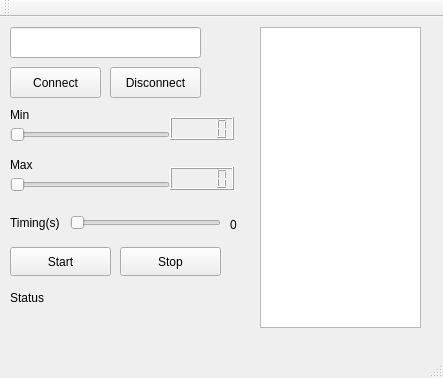
<?xml version="1.0" encoding="UTF-8"?>
<ui version="4.0">
 <class>MainWindow</class>
 <widget class="QMainWindow" name="MainWindow">
  <property name="geometry">
   <rect>
    <x>0</x>
    <y>0</y>
    <width>443</width>
    <height>378</height>
   </rect>
  </property>
  <property name="windowTitle">
   <string>MainWindow</string>
  </property>
  <widget class="QWidget" name="centralWidget">
   <widget class="QPushButton" name="pushButtonStart">
    <property name="geometry">
     <rect>
      <x>10</x>
      <y>230</y>
      <width>101</width>
      <height>29</height>
     </rect>
    </property>
    <property name="text">
     <string>Start</string>
    </property>
   </widget>
   <widget class="QPushButton" name="pushButtonCon">
    <property name="geometry">
     <rect>
      <x>10</x>
      <y>50</y>
      <width>91</width>
      <height>31</height>
     </rect>
    </property>
    <property name="text">
     <string>Connect</string>
    </property>
   </widget>
   <widget class="QPushButton" name="pushButtonDisc">
    <property name="geometry">
     <rect>
      <x>110</x>
      <y>50</y>
      <width>91</width>
      <height>31</height>
     </rect>
    </property>
    <property name="text">
     <string>Disconnect</string>
    </property>
   </widget>
   <widget class="QLineEdit" name="lineSetAddress">
    <property name="geometry">
     <rect>
      <x>10</x>
      <y>10</y>
      <width>191</width>
      <height>31</height>
     </rect>
    </property>
    <property name="text">
     <string/>
    </property>
   </widget>
   <widget class="QSlider" name="horizontalSliderMin">
    <property name="geometry">
     <rect>
      <x>10</x>
      <y>110</y>
      <width>160</width>
      <height>16</height>
     </rect>
    </property>
    <property name="orientation">
     <enum>Qt::Horizontal</enum>
    </property>
   </widget>
   <widget class="QSlider" name="horizontalSliderMax">
    <property name="geometry">
     <rect>
      <x>10</x>
      <y>160</y>
      <width>160</width>
      <height>16</height>
     </rect>
    </property>
    <property name="orientation">
     <enum>Qt::Horizontal</enum>
    </property>
   </widget>
   <widget class="QLabel" name="labelMin">
    <property name="geometry">
     <rect>
      <x>10</x>
      <y>90</y>
      <width>49</width>
      <height>16</height>
     </rect>
    </property>
    <property name="text">
     <string>Min</string>
    </property>
   </widget>
   <widget class="QLabel" name="labelMax">
    <property name="geometry">
     <rect>
      <x>10</x>
      <y>140</y>
      <width>49</width>
      <height>16</height>
     </rect>
    </property>
    <property name="text">
     <string>Max</string>
    </property>
   </widget>
   <widget class="QLCDNumber" name="lcdNumberMin">
    <property name="geometry">
     <rect>
      <x>170</x>
      <y>100</y>
      <width>64</width>
      <height>23</height>
     </rect>
    </property>
   </widget>
   <widget class="QLCDNumber" name="lcdNumberMax">
    <property name="geometry">
     <rect>
      <x>170</x>
      <y>150</y>
      <width>64</width>
      <height>23</height>
     </rect>
    </property>
   </widget>
   <widget class="QLabel" name="labelStatus">
    <property name="geometry">
     <rect>
      <x>10</x>
      <y>270</y>
      <width>101</width>
      <height>21</height>
     </rect>
    </property>
    <property name="text">
     <string>Status</string>
    </property>
   </widget>
   <widget class="QTextEdit" name="textEditShowData">
    <property name="geometry">
     <rect>
      <x>260</x>
      <y>10</y>
      <width>161</width>
      <height>301</height>
     </rect>
    </property>
   </widget>
   <widget class="QSlider" name="horizontalSliderTiming">
    <property name="geometry">
     <rect>
      <x>70</x>
      <y>190</y>
      <width>151</width>
      <height>31</height>
     </rect>
    </property>
    <property name="maximum">
     <number>5</number>
    </property>
    <property name="orientation">
     <enum>Qt::Horizontal</enum>
    </property>
   </widget>
   <widget class="QLabel" name="label">
    <property name="geometry">
     <rect>
      <x>10</x>
      <y>190</y>
      <width>51</width>
      <height>31</height>
     </rect>
    </property>
    <property name="text">
     <string>Timing(s)</string>
    </property>
   </widget>
   <widget class="QLabel" name="label_2">
    <property name="geometry">
     <rect>
      <x>230</x>
      <y>200</y>
      <width>16</width>
      <height>16</height>
     </rect>
    </property>
    <property name="text">
     <string>0</string>
    </property>
   </widget>
   <widget class="QPushButton" name="pushButtonStop">
    <property name="geometry">
     <rect>
      <x>120</x>
      <y>230</y>
      <width>101</width>
      <height>29</height>
     </rect>
    </property>
    <property name="text">
     <string>Stop</string>
    </property>
   </widget>
  </widget>
  <widget class="QMenuBar" name="menuBar">
   <property name="geometry">
    <rect>
     <x>0</x>
     <y>0</y>
     <width>443</width>
     <height>21</height>
    </rect>
   </property>
  </widget>
  <widget class="QToolBar" name="mainToolBar">
   <attribute name="toolBarArea">
    <enum>TopToolBarArea</enum>
   </attribute>
   <attribute name="toolBarBreak">
    <bool>false</bool>
   </attribute>
  </widget>
  <widget class="QStatusBar" name="statusBar"/>
 </widget>
 <layoutdefault spacing="6" margin="11"/>
 <resources/>
 <connections>
  <connection>
   <sender>horizontalSliderMin</sender>
   <signal>valueChanged(int)</signal>
   <receiver>lcdNumberMin</receiver>
   <slot>display(int)</slot>
   <hints>
    <hint type="sourcelabel">
     <x>89</x>
     <y>163</y>
    </hint>
    <hint type="destinationlabel">
     <x>233</x>
     <y>161</y>
    </hint>
   </hints>
  </connection>
  <connection>
   <sender>horizontalSliderMax</sender>
   <signal>valueChanged(int)</signal>
   <receiver>lcdNumberMax</receiver>
   <slot>display(int)</slot>
   <hints>
    <hint type="sourcelabel">
     <x>114</x>
     <y>207</y>
    </hint>
    <hint type="destinationlabel">
     <x>223</x>
     <y>223</y>
    </hint>
   </hints>
  </connection>
  <connection>
   <sender>horizontalSliderTiming</sender>
   <signal>valueChanged(int)</signal>
   <receiver>label_2</receiver>
   <slot>setNum(int)</slot>
   <hints>
    <hint type="sourcelabel">
     <x>150</x>
     <y>266</y>
    </hint>
    <hint type="destinationlabel">
     <x>257</x>
     <y>266</y>
    </hint>
   </hints>
  </connection>
 </connections>
</ui>
